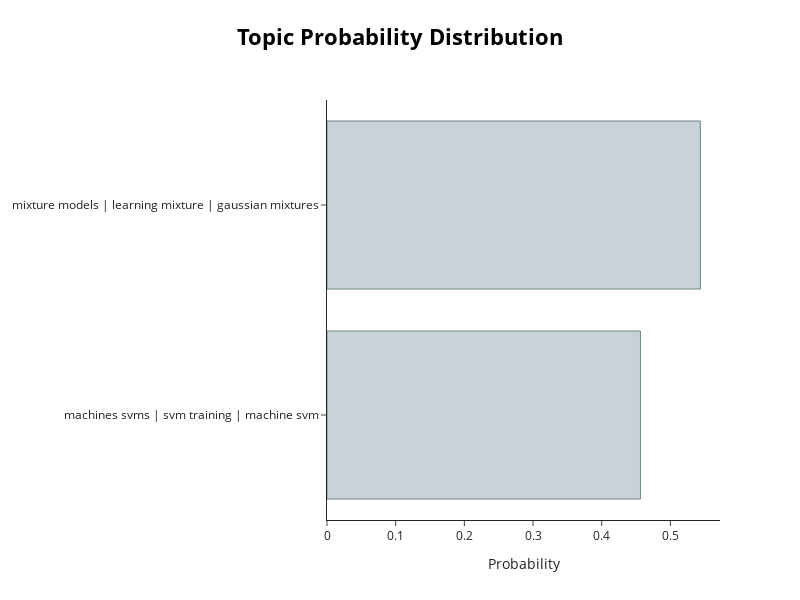

Here is the notebook cell this chart was saved with:
### Code cell
topic_model.visualize_distribution(topic_distr[abstract_id], custom_labels=True)

### Figure 1 — Plotly figure (JSON) as saved in the notebook; plotly's stock layout.template omitted (floating-point values rounded to 4 significant figures)
{"data": [{"marker": {"color": "#C8D2D7", "line": {"color": "#6E8484", "width": 1}}, "orientation": "h", "type": "bar", "x": [0.4564, 0.5436], "y": ["machines svms | svm training | machine svm", "mixture models | learning mixture | gaussian mixtures"]}], "layout": {"height": 600, "hoverlabel": {"bgcolor": "white", "font": {"family": "Rockwell", "size": 16}}, "title": {"font": {"color": "Black", "size": 22}, "text": "<b>Topic Probability Distribution</b>", "x": 0.5, "xanchor": "center", "y": 0.95, "yanchor": "top"}, "width": 800, "xaxis": {"title": {"text": "Probability"}}}}
